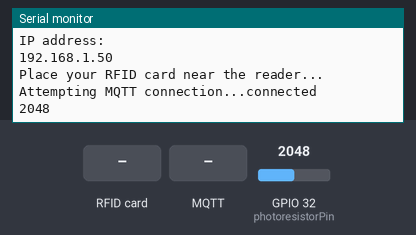
A sketch run on a simulated ESP32. Shown: the last lines printed to the serial monitor. The inputs (shaded band) are chosen by the test bench; at power-on: GPIO 32 (photoresistorPin) = 2048. WiFi joins after 1.5 s; servers stay silent unless stated; no MQTT or app messages arrive unless stated.

Above: at 2.7 s.
2.8 s: RFID card 5E 7A 19 C4 held to the reader
5.1 s: MQTT message "1" arrives on the first subscribed topic
7.1 s: MQTT message "on" arrives on the first subscribed topic
9.1 s: MQTT message "off" arrives on the first subscribed topic
11.1 s: GPIO 32 (photoresistorPin) set to 2866
At 12.4 s:
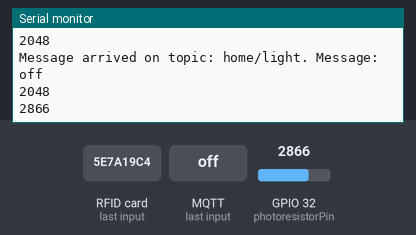
12.6 s: GPIO 32 (photoresistorPin) set to 3603
At 14.3 s:
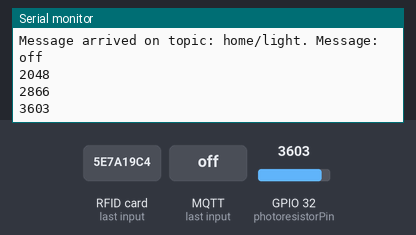
Timing chart, 0 to 15.1 s (numbered marks = the images above; inputs shaded):
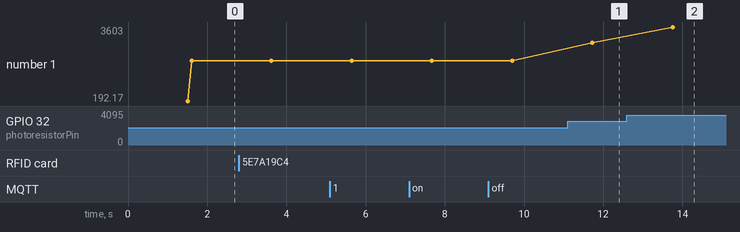

The sketch:

WifiPhotoresistorMQTT.ino
```cpp
#include <WiFi.h>
#include <WiFiMulti.h>
#include <PubSubClient.h>

#include <SPI.h>
#include <MFRC522.h>
// Define pins for RFID
#define SS_PIN 5 // SDA Pin on RC522
#define RST_PIN 4 // RST Pin on RC522
MFRC522 rfid(SS_PIN, RST_PIN); // Create MFRC522 instance
WiFiMulti WiFiMulti;

// Define the pin for the photoresistor
const int photoresistorPin = 32; // Analog pin
const char* mqtt_server = "192.168.101.131";

WiFiClient espClient;
PubSubClient client(espClient);

void setup_wifi() {
  Serial.println();
  Serial.print("Waiting for WiFi... ");
  while (WiFiMulti.run() != WL_CONNECTED) {
    Serial.print(".");
    delay(500);
  }
  Serial.println();
  Serial.println("WiFi connected");
  Serial.println("IP address: ");
  Serial.println(WiFi.localIP());
}

void callback(String topic, byte* message, unsigned int length) {
  Serial.print("Message arrived on topic: ");
  Serial.print(topic);
  Serial.print(". Message: ");
  for (int i = 0; i < length; i++) {
    Serial.print((char)message[i]);
  }
  Serial.println();
}

void reconnect() {
  while (!client.connected()) {
    Serial.print("Attempting MQTT connection...");
    if (client.connect("vanieriot")) {
      Serial.println("connected");
      client.subscribe("home/light");
    } else {
      Serial.print("failed, rc=");
      Serial.print(client.state());
      Serial.println(" try again in 5 seconds");
      delay(5000);
    }
  }
}

void setup() {
  Serial.begin(115200);
  delay(10);

  WiFiMulti.addAP("Willynilly", "segregation");
  setup_wifi();

  client.setServer(mqtt_server, 1883);
  client.setCallback(callback);

  SPI.begin(); // Initialize SPI bus
rfid.PCD_Init(); // Initialize MFRC522 reader
Serial.println("Place your RFID card near the reader...");
}

void loop() {
  if (!client.connected()) {
    reconnect();
  }
  client.loop();

  // Read the value from the photoresistor
  int lightValue = analogRead(photoresistorPin);

  // Convert the light intensity value to a string
  char message[10]; // Allocate enough space for the number
  snprintf(message, sizeof(message), "%d", lightValue);

  // Print the light intensity to the serial monitor
  Serial.println(message);

  // Publish the light intensity to the MQTT topic
  client.publish("home/light", message);

  // Delay between readings
  delay(2000); // Adjust the delay as needed

  // Look for new cards
  if (!rfid.PICC_IsNewCardPresent() || !rfid.PICC_ReadCardSerial()) {
    return;
  }

  // Create a string to store the UID
  String uid = "";
  for (byte i = 0; i < rfid.uid.size; i++) {
    if (rfid.uid.uidByte[i] < 0x10) {
      uid += "0"; // Add leading zero for single-digit bytes
    }
    uid += String(rfid.uid.uidByte[i], HEX);
  }

  // Print UID to serial monitor
  Serial.print("Card UID: ");
  Serial.println(uid);

  // Publish the UID as the message to the MQTT topic
  client.publish("home/rfid", uid.c_str());

  // Halt PICC
  rfid.PICC_HaltA();
}
```

Measured:
- after the input at 11.1 s, the serial monitor: prints a new line after 0.62 s (image 1)
- after the input at 12.6 s, the serial monitor: prints a new line after 1.2 s (image 2)
- plotted number 1: 2048 → 2866 after the input at 11.1 s, 2866 → 3603 after the input at 12.6 s
